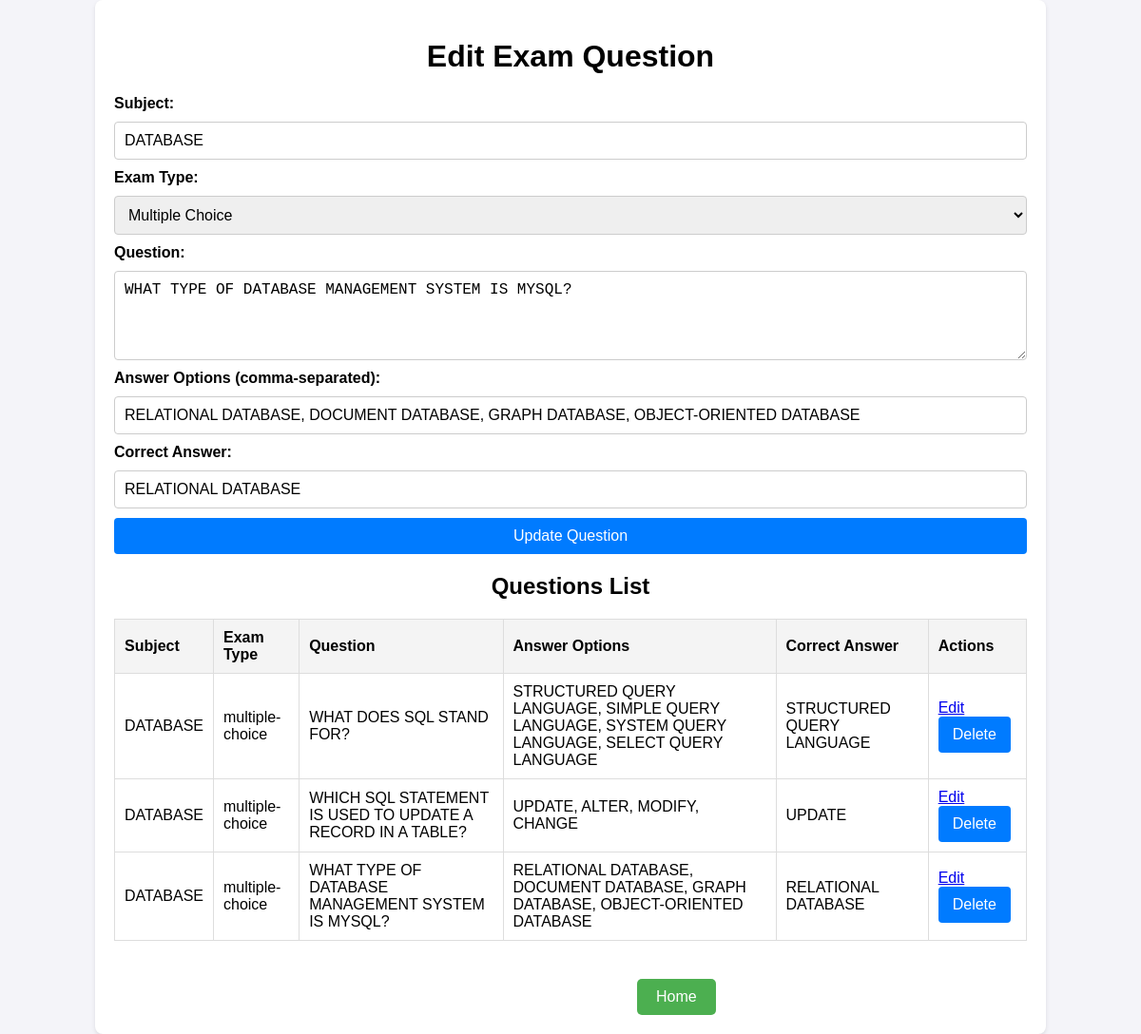
/admin.php?edit=37, run on the app's committed database.
### tables this page shows
CREATE TABLE `questions` (
  `id` int(11) NOT NULL,
  `subject` varchar(255) NOT NULL,
  `exam_type` enum('multiple-choice','form-type') NOT NULL,
  `question` text NOT NULL,
  `answer` text NOT NULL,
  `correct_answer` varchar(255) NOT NULL,
  `exam_id` int(11) NOT NULL
);

### crud.php (called while the page is built, shortened)
<?php
include 'db.php';
function getQuestions()
{
    global $conn;
    $result = $conn->query("SELECT * FROM questions ORDER BY id DESC");
    return $result->fetch_all(MYSQLI_ASSOC);
}
function getQuestionById($id)
{
    global $conn;
    $stmt = $conn->prepare("SELECT * FROM questions WHERE id = ?");
    $stmt->bind_param('i', $id);
    $stmt->execute();
    $result = $stmt->get_result();
    return $result->fetch_assoc();
}
?>

### admin.php (the view, shortened to what this page needs)
<?php
include 'crud.php';
if (isset($_GET['edit'])) {
    $question_to_edit = getQuestionById($_GET['edit']);
}
?>
<!DOCTYPE html>
<html lang="en">
<head>
    <link rel="stylesheet" href="assets/admin.css">
</head>
<body>
    <div class="container">
        <h1><?php echo isset($question_to_edit) ? 'Edit Exam Question' : 'Create Exam'; ?></h1>
        <form id="exam-form" method="POST" action="crud.php">
            <label for="subject">Subject:</label>
            <input type="text" id="subject" name="subject" value="<?php echo isset($question_to_edit) ? $question_to_edit['subject'] : ''; ?>" required>
            <label for="exam-type">Exam Type:</label>
            <select id="exam-type" name="exam_type" required>
                <option value="multiple-choice" <?php echo isset($question_to_edit) && $question_to_edit['exam_type'] == 'multiple-choice' ? 'selected' : ''; ?>>Multiple Choice</option>
            </select>
            <label for="question">Question:</label>
            <textarea id="question" name="question" rows="4" required><?php echo isset($question_to_edit) ? $question_to_edit['question'] : ''; ?></textarea>
            <label for="answer">Answer Options (comma-separated):</label>
            <input type="text" id="answer" name="answer" value="<?php echo isset($question_to_edit) ? $question_to_edit['answer'] : ''; ?>" required>
            <label for="correct-answer">Correct Answer:</label>
            <input type="text" id="correct-answer" name="correct_answer" value="<?php echo isset($question_to_edit) ? $question_to_edit['correct_answer'] : ''; ?>" required>
            <button type="submit"><?php echo isset($question_to_edit) ? 'Update Question' : 'Add Question'; ?></button>
        </form>
        <h2>Questions List</h2>
        <table id="questions-table">
            <thead>
                <tr>
                    <th>Subject</th>
                    <th>Exam Type</th>
                    <th>Question</th>
                    <th>Answer Options</th>
                    <th>Correct Answer</th>
                    <th>Actions</th>
                </tr>
            </thead>
            <tbody>
                <?php
                $questions = getQuestions();
                foreach ($questions as $question) {
                    echo "<tr>
                        <td>{$question['subject']}</td>
                        <td>{$question['exam_type']}</td>
                        <td>{$question['question']}</td>
                        <td>{$question['answer']}</td>
                        <td>{$question['correct_answer']}</td>
                        <td>
                            <a href='?edit={$question['id']}'>Edit</a>
                            <form method='POST' action='crud.php' style='display:inline;'>
                                <input type='hidden' name='action' value='delete'>
                                <input type='hidden' name='id' value='{$question['id']}'>
                                <button type='submit'>Delete</button>
                            </form>
                        </td>
                    </tr>";
                }
                ?>
            </tbody>
        </table>
        <a href="dashboard.php" class="button-div">Home</a>
    </div>
</body>
</html>

### assets/admin.css (style rules this page uses)
body { font-family: Arial, sans-serif; margin: 0; padding: 0px; background-color: #f4f4f9; }
.container { width: 80%; margin: auto; padding: 20px; background: #fff; border-radius: 8px; box-shadow: 0 2px 4px rgba(0, 0, 0, 0.1); }
h1, h2 { text-align: center; }
form { display: grid; gap: 10px; margin-bottom: 20px; }
label { font-weight: bold; }
input, textarea, select, button { padding: 10px; font-size: 16px; border: 1px solid #ccc; border-radius: 4px; }
button { background-color: #007bff; color: white; border: none; cursor: pointer; padding: 10px 15px; }
table { width: 100%; border-collapse: collapse; margin-top: 20px; }
th, td { padding: 10px; text-align: left; border: 1px solid #ddd; }
th { background-color: #f4f4f4; }
.button-div { display: inline-block; padding: 10px 20px; background-color: #4CAF50; color: white; text-align: center; border-radius: 5px; font-size: 16px; cursor: pointer; text-decoration: none; margin-left: 550px; margin-top: 40px; }

### data on the page
questions: subject "DATABASE", exam_type "Multiple Choice", question "WHAT TYPE OF DATABASE MANAGEMENT SYSTEM IS MYSQL?", answer "RELATIONAL DATABASE, DOCUMENT DATABASE, GRAPH DATABASE, OBJECT-ORIENTED DATABASE", correct_answer "RELATIONAL DATABASE", exam_type "multiple-choice"
questions: subject "DATABASE", exam_type "multiple-choice", question "WHAT DOES SQL STAND FOR?", answer "STRUCTURED QUERY LANGUAGE, SIMPLE QUERY LANGUAGE, SYSTEM QUERY LANGUAGE, SELECT QUERY LANGUAGE", correct_answer "STRUCTURED QUERY LANGUAGE"
questions: subject "DATABASE", exam_type "multiple-choice", question "WHICH SQL STATEMENT IS USED TO UPDATE A RECORD IN A TABLE?", answer "UPDATE, ALTER, MODIFY, CHANGE", correct_answer "UPDATE"
